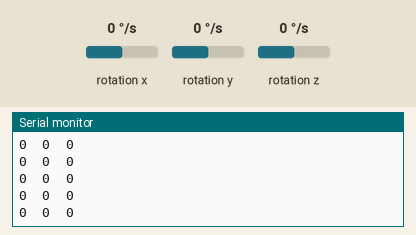
The sketch below on a simulated Arduino Uno, built with avr-gcc and run on an emulated ATmega328P. Parts: the last lines printed to the serial monitor. Wiring (inferred from the names in the program): ITG-3200 gyroscope at I2C address 0x68. The test bench sets the inputs (shaded band); at power-on: rotation x 0 °/s, rotation y 0 °/s, rotation z 0 °/s.

Above: at 1.2 s.
1.3 s: rotation x set to -2 °/s
At 2.3 s:
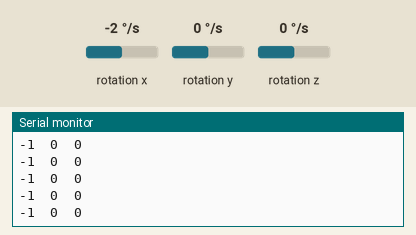
4.3 s: rotation x set to 0 °/s
At 4.8 s:
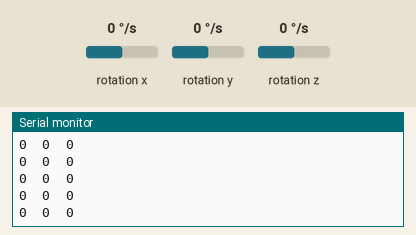
7.3 s: rotation y set to -2 °/s
At 7.8 s:
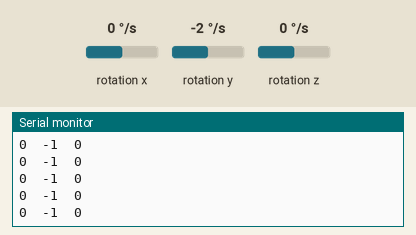
8.8 s: rotation z set to -2 °/s
At 9.5 s:
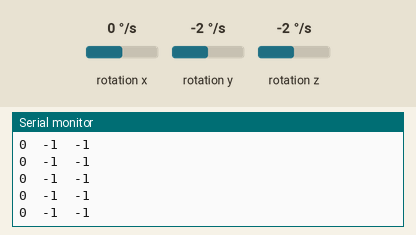

The sketch:

onboardControl.ino
```cpp
#include <Wire.h>

// ITG3200 Register Defines
#define WHO	0x00
#define	SMPL	0x15
#define DLPF	0x16
#define INT_C	0x17
#define INT_S	0x1A
#define	TMP_H	0x1B
#define	TMP_L	0x1C
#define	GX_H	0x1D
#define	GX_L	0x1E
#define	GY_H	0x1F
#define	GY_L	0x20
#define GZ_H	0x21
#define GZ_L	0x22
#define PWR_M	0x3E
#define GYRO_ADDRESS 0x68

void setup()
{
  Wire.begin();
  Gyro_Init();
  Serial.begin(9600);
}

void loop()
{
//  Serial.print("Gyrox: ");

 // Serial.println(ITG3200Read(TMP_H,TMP_L),DEC);
  Serial.print(ITG3200Read(GX_H,GX_L),DEC); Serial.print("  ");
  Serial.print(ITG3200Read(GY_H,GY_L),DEC); Serial.print("  ");
  Serial.print(ITG3200Read(GZ_H,GZ_L),DEC); Serial.print("  ");
  Serial.println("");

//  Serial.println(ITG3200Readbyte(WHO),HEX);
//  Serial.println(ITG3200Readbyte(0x16),BIN);
//  Serial.println(ITG3200Readbyte(0x15),BIN);

//  Serial.println(ITG3200Readbyte(0x3E),BIN);

//  Serial.println("*************");


	    delay(10);
}


char ITG3200Readbyte(unsigned char address)
{
   char data;

	  Wire.beginTransmission(GYRO_ADDRESS);
	  Wire.write((address));
	  Wire.endTransmission();
	  Wire.requestFrom(GYRO_ADDRESS,1);
	  if (Wire.available()>0)
	    {
	    data = Wire.read();
	    }
	    return data;


	   Wire.endTransmission();
}

char ITG3200Read(unsigned char addressh,unsigned char addressl)
{
   char data;

	  Wire.beginTransmission(GYRO_ADDRESS);
	  Wire.write((addressh));
	    Wire.endTransmission();
	  Wire.requestFrom(GYRO_ADDRESS,1);
	  if (Wire.available()>0)
	    {
	    data = Wire.read();
	    }
	  Wire.beginTransmission(GYRO_ADDRESS);
	    Wire.write((addressl));
	    Wire.endTransmission();
	    if (Wire.available()>0)
	    {
	    data |= Wire.read()<<8;
	    }
	    return data;


//	   Wire.endTransmission();
}


void Gyro_Init(void)
{
  Wire.beginTransmission(GYRO_ADDRESS);
  Wire.write(0x3E);
  Wire.write(0x80);  //send a reset to the device
  Wire.endTransmission(); //end transmission


  Wire.beginTransmission(GYRO_ADDRESS);
  Wire.write((uint8_t)0x15);
  Wire.write((uint8_t)0x00);   //sample rate divider
  Wire.endTransmission(); //end transmission

  Wire.beginTransmission(GYRO_ADDRESS);
  Wire.write((int)0x16);
  Wire.write((int)0x18); // ±2000 degrees/s (default value)
  Wire.endTransmission(); //end transmission

//  Wire.beginTransmission(GYRO_ADDRESS);
//  Wire.write(0x17);
//  Wire.write(0x05);   // enable send raw values
//  Wire.endTransmission(); //end transmission

//  Wire.beginTransmission(GYRO_ADDRESS);
//  Wire.write(0x3E);
//  Wire.write(0x00);
//  Wire.endTransmission(); //end transmission
}
```

ITG3200.cpp
```cpp
// (licence header left out)
/****************************************************************************
* Tested on Arduino Mega with ITG-3200 Breakout                             *
* SCL     -> pin 21     (no pull up resistors)                              *
* SDA     -> pin 20     (no pull up resistors)                              *
* CLK & GND -> pin GND                                                      *
* INT       -> not connected  (but can be used)                             *
* VIO & VDD -> pin 3.3V                                                     *
*****************************************************************************/
#include "ITG3200.h"
#include <Wire.h>

ITG3200::ITG3200() {
  setOffsets(0,0,0);
  setScaleFactor(1.0, 1.0, 1.0, false);  // true to change readGyro output to radians
  //Wire.begin();       //Normally this code is called from setup() at user code
                        //but some people reported that joining I2C bus earlier
                        //apparently solved problems with master/slave conditions.
                        //Uncomment if needed.
}

void ITG3200::init(unsigned int  address) {
  // Uncomment or change your default ITG3200 initialization

  // fast sample rate - divisor = 0 filter = 0 clocksrc = 0, 1, 2, or 3  (raw values)
  init(address, NOSRDIVIDER, RANGE2000, BW256_SR8, PLL_XGYRO_REF, true, true);

  // slow sample rate - divisor = 0  filter = 1,2,3,4,5, or 6  clocksrc = 0, 1, 2, or 3  (raw values)
  //init(NOSRDIVIDER, RANGE2000, BW010_SR1, INTERNALOSC, true, true);

  // fast sample rate 32Khz external clock - divisor = 0  filter = 0  clocksrc = 4  (raw values)
  //init(NOSRDIVIDER, RANGE2000, BW256_SR8, PLL_EXTERNAL32, true, true);

  // slow sample rate 32Khz external clock - divisor = 0  filter = 1,2,3,4,5, or 6  clocksrc = 4  (raw values)
  //init(NOSRDIVIDER, RANGE2000, BW010_SR1, PLL_EXTERNAL32, true, true);
}

void ITG3200::init(unsigned int address, byte _SRateDiv, byte _Range, byte _filterBW, byte _ClockSrc, bool _ITGReady, bool _INTRawDataReady) {
  _dev_address = address;
  setSampleRateDiv(_SRateDiv);
  setFSRange(_Range);
  setFilterBW(_filterBW);
  setClockSource(_ClockSrc);
  setITGReady(_ITGReady);
  setRawDataReady(_INTRawDataReady);
  delay(GYROSTART_UP_DELAY);  // startup
}

byte ITG3200::getDevAddr() {
  /*readmem(WHO_AM_I, 1, &_buff[0]);
  return _buff[0];  */
  return _dev_address;
}

void ITG3200::setDevAddr(unsigned int  _addr) {
  writemem(WHO_AM_I, _addr);
  _dev_address = _addr;
}

byte ITG3200::getSampleRateDiv() {
  readmem(SMPLRT_DIV, 1, &_buff[0]);
  return _buff[0];
}

void ITG3200::setSampleRateDiv(byte _SampleRate) {
  writemem(SMPLRT_DIV, _SampleRate);
}

byte ITG3200::getFSRange() {
  readmem(DLPF_FS, 1, &_buff[0]);
  return ((_buff[0] & DLPFFS_FS_SEL) >> 3);
}

void ITG3200::setFSRange(byte _Range) {
  readmem(DLPF_FS, 1, &_buff[0]);
  writemem(DLPF_FS, ((_buff[0] & ~DLPFFS_FS_SEL) | (_Range << 3)) );
}

byte ITG3200::getFilterBW() {
  readmem(DLPF_FS, 1, &_buff[0]);
  return (_buff[0] & DLPFFS_DLPF_CFG);
}

void ITG3200::setFilterBW(byte _BW) {
  readmem(DLPF_FS, 1, &_buff[0]);
  writemem(DLPF_FS, ((_buff[0] & ~DLPFFS_DLPF_CFG) | _BW));
}

bool ITG3200::isINTActiveOnLow() {
  readmem(INT_CFG, 1, &_buff[0]);
  return ((_buff[0] & INTCFG_ACTL) >> 7);
}

void ITG3200::setINTLogiclvl(bool _State) {
  readmem(INT_CFG, 1, &_buff[0]);
  writemem(INT_CFG, ((_buff[0] & ~INTCFG_ACTL) | (_State << 7)));
}

bool ITG3200::isINTOpenDrain() {
  readmem(INT_CFG, 1, &_buff[0]);
  return ((_buff[0] & INTCFG_OPEN) >> 6);
}

void ITG3200::setINTDriveType(bool _State) {
  readmem(INT_CFG, 1, &_buff[0]);
  writemem(INT_CFG, ((_buff[0] & ~INTCFG_OPEN) | _State << 6));
}

bool ITG3200::isLatchUntilCleared() {
  readmem(INT_CFG, 1, &_buff[0]);
  return ((_buff[0] & INTCFG_LATCH_INT_EN) >> 5);
}

void ITG3200::setLatchMode(bool _State) {
  readmem(INT_CFG, 1, &_buff[0]);
  writemem(INT_CFG, ((_buff[0] & ~INTCFG_LATCH_INT_EN) | _State << 5));
}

bool ITG3200::isAnyRegClrMode() {
  readmem(INT_CFG, 1, &_buff[0]);
  return ((_buff[0] & INTCFG_INT_ANYRD_2CLEAR) >> 4);
}

void ITG3200::setLatchClearMode(bool _State) {
  readmem(INT_CFG, 1, &_buff[0]);
  writemem(INT_CFG, ((_buff[0] & ~INTCFG_INT_ANYRD_2CLEAR) | _State << 4));
}

bool ITG3200::isITGReadyOn() {
  readmem(INT_CFG, 1, &_buff[0]);
  return ((_buff[0] & INTCFG_ITG_RDY_EN) >> 2);
}

void ITG3200::setITGReady(bool _State) {
  readmem(INT_CFG, 1, &_buff[0]);
  writemem(INT_CFG, ((_buff[0] & ~INTCFG_ITG_RDY_EN) | _State << 2));
}

bool ITG3200::isRawDataReadyOn() {
  readmem(INT_CFG, 1, &_buff[0]);
  return (_buff[0] & INTCFG_RAW_RDY_EN);
}

void ITG3200::setRawDataReady(bool _State) {
  readmem(INT_CFG, 1, &_buff[0]);
  writemem(INT_CFG, ((_buff[0] & ~INTCFG_RAW_RDY_EN) | _State));
}

bool ITG3200::isITGReady() {
  readmem(INT_STATUS, 1, &_buff[0]);
  return ((_buff[0] & INTSTATUS_ITG_RDY) >> 2);
}

bool ITG3200::isRawDataReady() {
  readmem(INT_STATUS, 1, &_buff[0]);
  return (_buff[0] & INTSTATUS_RAW_DATA_RDY);
}

void ITG3200::readTemp(float *_Temp) {
  readmem(TEMP_OUT,2,_buff);
  *_Temp = 35 + ((_buff[0] << 8 | _buff[1]) + 13200) / 280.0;    // F=C*9/5+32
}

void ITG3200::readGyroRaw( int *_GyroX, int *_GyroY, int *_GyroZ){
  readmem(GYRO_XOUT, 6, _buff);
  *_GyroX = _buff[0] << 8 | _buff[1];
  *_GyroY = _buff[2] << 8 | _buff[3];
  *_GyroZ = _buff[4] << 8 | _buff[5];
}

void ITG3200::readGyroRaw( int *_GyroXYZ){
  readGyroRaw(_GyroXYZ, _GyroXYZ+1, _GyroXYZ+2);
}

void ITG3200::setScaleFactor(float _Xcoeff, float _Ycoeff, float _Zcoeff, bool _Radians) {
  scalefactor[0] = 14.375 * _Xcoeff;
  scalefactor[1] = 14.375 * _Ycoeff;
  scalefactor[2] = 14.375 * _Zcoeff;

  if (_Radians){
    scalefactor[0] /= 0.0174532925;//0.0174532925 = PI/180
    scalefactor[1] /= 0.0174532925;
    scalefactor[2] /= 0.0174532925;
  }
}

void ITG3200::setOffsets(int _Xoffset, int _Yoffset, int _Zoffset) {
  offsets[0] = _Xoffset;
  offsets[1] = _Yoffset;
  offsets[2] = _Zoffset;
}

void ITG3200::zeroCalibrate(unsigned int totSamples, unsigned int sampleDelayMS) {
  float tmpOffsets[] = {0,0,0};
  int xyz[3];

  for (int i = 0;i < totSamples;i++){
    delay(sampleDelayMS);
    readGyroRaw(xyz);
    tmpOffsets[0] += xyz[0];
    tmpOffsets[1] += xyz[1];
    tmpOffsets[2] += xyz[2];
  }
  setOffsets(-tmpOffsets[0] / totSamples + 0.5, -tmpOffsets[1] / totSamples + 0.5, -tmpOffsets[2] / totSamples + 0.5);
}

void ITG3200::readGyroRawCal(int *_GyroX, int *_GyroY, int *_GyroZ) {
  readGyroRaw(_GyroX, _GyroY, _GyroZ);
  *_GyroX += offsets[0];
  *_GyroY += offsets[1];
  *_GyroZ += offsets[2];
}

void ITG3200::readGyroRawCal(int *_GyroXYZ) {
  readGyroRawCal(_GyroXYZ, _GyroXYZ+1, _GyroXYZ+2);
}

void ITG3200::readGyro(float *_GyroX, float *_GyroY, float *_GyroZ){
  int x, y, z;
  readGyroRawCal(&x, &y, &z); // x,y,z will contain calibrated integer values from the sensor
  *_GyroX =  x / scalefactor[0];
  *_GyroY =  y / scalefactor[1];
  *_GyroZ =  z / scalefactor[2];
}

void ITG3200::readGyro(float *_GyroXYZ){
  readGyro(_GyroXYZ, _GyroXYZ+1, _GyroXYZ+2);
}

void ITG3200::reset() {
  writemem(PWR_MGM, PWRMGM_HRESET);
  delay(GYROSTART_UP_DELAY); //gyro startup
}

bool ITG3200::isLowPower() {
  readmem(PWR_MGM, 1, &_buff[0]);
  return (_buff[0] & PWRMGM_SLEEP) >> 6;
}

void ITG3200::setPowerMode(bool _State) {
  readmem(PWR_MGM, 1, &_buff[0]);
  writemem(PWR_MGM, ((_buff[0] & ~PWRMGM_SLEEP) | _State << 6));
}

bool ITG3200::isXgyroStandby() {
  readmem(PWR_MGM, 1, &_buff[0]);
  return (_buff[0] & PWRMGM_STBY_XG) >> 5;
}

bool ITG3200::isYgyroStandby() {
  readmem(PWR_MGM, 1, &_buff[0]);
  return (_buff[0] & PWRMGM_STBY_YG) >> 4;
}

bool ITG3200::isZgyroStandby() {
  readmem(PWR_MGM, 1, &_buff[0]);
  return (_buff[0] & PWRMGM_STBY_ZG) >> 3;
}

void ITG3200::setXgyroStandby(bool _Status) {
  readmem(PWR_MGM, 1, &_buff[0]);
  writemem(PWR_MGM, ((_buff[0] & PWRMGM_STBY_XG) | _Status << 5));
}

void ITG3200::setYgyroStandby(bool _Status) {
  readmem(PWR_MGM, 1, &_buff[0]);
  writemem(PWR_MGM, ((_buff[0] & PWRMGM_STBY_YG) | _Status << 4));
}

void ITG3200::setZgyroStandby(bool _Status) {
  readmem(PWR_MGM, 1, &_buff[0]);
  writemem(PWR_MGM, ((_buff[0] & PWRMGM_STBY_ZG) | _Status << 3));
}

byte ITG3200::getClockSource() {
  readmem(PWR_MGM, 1, &_buff[0]);
  return (_buff[0] & PWRMGM_CLK_SEL);
}

void ITG3200::setClockSource(byte _CLKsource) {
  readmem(PWR_MGM, 1, &_buff[0]);
  writemem(PWR_MGM, ((_buff[0] & ~PWRMGM_CLK_SEL) | _CLKsource));
}

void ITG3200::writemem(uint8_t _addr, uint8_t _val) {
  Wire.beginTransmission(_dev_address);   // start transmission to device
  //Wire.send(_addr); // send register address
  //Wire.send(_val); // send value to write
  Wire.write(_addr); // send register address
  Wire.write(_val); // send value to write
  Wire.endTransmission(); // end transmission
}

void ITG3200::readmem(uint8_t _addr, uint8_t _nbytes, uint8_t __buff[]) {
  Wire.beginTransmission(_dev_address); // start transmission to device
  //Wire.send(_addr); // sends register address to read from
  Wire.write(_addr); // sends register address to read from
  Wire.endTransmission(); // end transmission

  Wire.beginTransmission(_dev_address); // start transmission to device
  Wire.requestFrom(_dev_address, _nbytes);// send data n-bytes read
  uint8_t i = 0;
  while (Wire.available()) {
    //__buff[i] = Wire.receive(); // receive DATA
    __buff[i] = Wire.read(); // receive DATA
    i++;
  }
  Wire.endTransmission(); // end transmission
}
```

Source omitted: ITG3200.h (8780 bytes)

Measured:
- after the input at 1.3 s, the serial monitor: prints a new line at once (image 1)
- after the input at 4.3 s, the serial monitor: prints a new line at once (image 2)
- after the input at 7.3 s, the serial monitor: prints a new line at once (image 3)
- after the input at 8.8 s, the serial monitor: prints a new line at once (image 4)
